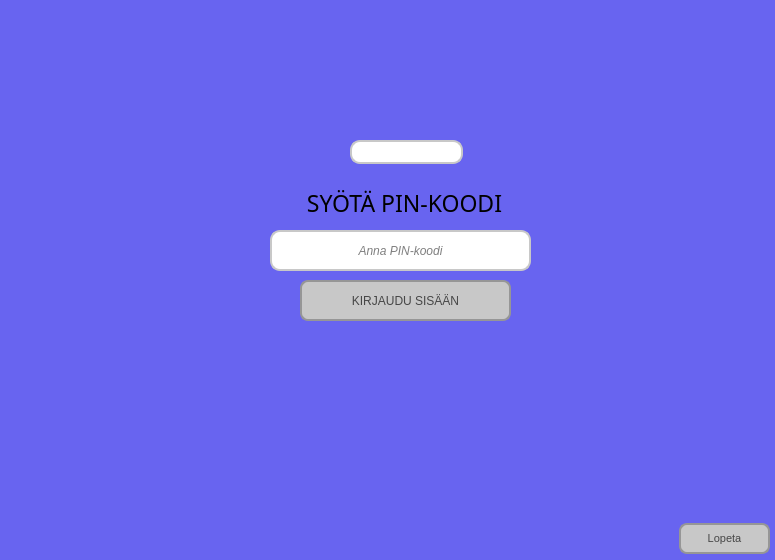
<?xml version="1.0" encoding="UTF-8"?>
<ui version="4.0">
 <class>Login</class>
 <widget class="QDialog" name="Login">
  <property name="geometry">
   <rect>
    <x>0</x>
    <y>0</y>
    <width>775</width>
    <height>560</height>
   </rect>
  </property>
  <property name="palette">
   <palette>
    <active>
     <colorrole role="WindowText">
      <brush brushstyle="SolidPattern">
       <color alpha="255">
        <red>0</red>
        <green>0</green>
        <blue>0</blue>
       </color>
      </brush>
     </colorrole>
     <colorrole role="Button">
      <brush brushstyle="SolidPattern">
       <color alpha="255">
        <red>255</red>
        <green>255</green>
        <blue>255</blue>
       </color>
      </brush>
     </colorrole>
     <colorrole role="Light">
      <brush brushstyle="SolidPattern">
       <color alpha="255">
        <red>212</red>
        <green>211</green>
        <blue>255</blue>
       </color>
      </brush>
     </colorrole>
     <colorrole role="Midlight">
      <brush brushstyle="SolidPattern">
       <color alpha="255">
        <red>158</red>
        <green>155</green>
        <blue>247</blue>
       </color>
      </brush>
     </colorrole>
     <colorrole role="Dark">
      <brush brushstyle="SolidPattern">
       <color alpha="255">
        <red>52</red>
        <green>50</green>
        <blue>120</blue>
       </color>
      </brush>
     </colorrole>
     <colorrole role="Mid">
      <brush brushstyle="SolidPattern">
       <color alpha="255">
        <red>69</red>
        <green>67</green>
        <blue>160</blue>
       </color>
      </brush>
     </colorrole>
     <colorrole role="Text">
      <brush brushstyle="SolidPattern">
       <color alpha="255">
        <red>0</red>
        <green>0</green>
        <blue>0</blue>
       </color>
      </brush>
     </colorrole>
     <colorrole role="BrightText">
      <brush brushstyle="SolidPattern">
       <color alpha="255">
        <red>255</red>
        <green>255</green>
        <blue>255</blue>
       </color>
      </brush>
     </colorrole>
     <colorrole role="ButtonText">
      <brush brushstyle="SolidPattern">
       <color alpha="255">
        <red>0</red>
        <green>0</green>
        <blue>0</blue>
       </color>
      </brush>
     </colorrole>
     <colorrole role="Base">
      <brush brushstyle="SolidPattern">
       <color alpha="255">
        <red>255</red>
        <green>255</green>
        <blue>255</blue>
       </color>
      </brush>
     </colorrole>
     <colorrole role="Window">
      <brush brushstyle="SolidPattern">
       <color alpha="255">
        <red>104</red>
        <green>100</green>
        <blue>240</blue>
       </color>
      </brush>
     </colorrole>
     <colorrole role="Shadow">
      <brush brushstyle="SolidPattern">
       <color alpha="255">
        <red>0</red>
        <green>0</green>
        <blue>0</blue>
       </color>
      </brush>
     </colorrole>
     <colorrole role="AlternateBase">
      <brush brushstyle="SolidPattern">
       <color alpha="255">
        <red>179</red>
        <green>177</green>
        <blue>247</blue>
       </color>
      </brush>
     </colorrole>
     <colorrole role="ToolTipBase">
      <brush brushstyle="SolidPattern">
       <color alpha="255">
        <red>255</red>
        <green>255</green>
        <blue>220</blue>
       </color>
      </brush>
     </colorrole>
     <colorrole role="ToolTipText">
      <brush brushstyle="SolidPattern">
       <color alpha="255">
        <red>0</red>
        <green>0</green>
        <blue>0</blue>
       </color>
      </brush>
     </colorrole>
     <colorrole role="PlaceholderText">
      <brush brushstyle="SolidPattern">
       <color alpha="127">
        <red>0</red>
        <green>0</green>
        <blue>0</blue>
       </color>
      </brush>
     </colorrole>
     <colorrole role="Accent">
      <brush brushstyle="SolidPattern">
       <color alpha="255">
        <red>255</red>
        <green>255</green>
        <blue>255</blue>
       </color>
      </brush>
     </colorrole>
    </active>
    <inactive>
     <colorrole role="WindowText">
      <brush brushstyle="SolidPattern">
       <color alpha="255">
        <red>0</red>
        <green>0</green>
        <blue>0</blue>
       </color>
      </brush>
     </colorrole>
     <colorrole role="Button">
      <brush brushstyle="SolidPattern">
       <color alpha="255">
        <red>104</red>
        <green>100</green>
        <blue>240</blue>
       </color>
      </brush>
     </colorrole>
     <colorrole role="Light">
      <brush brushstyle="SolidPattern">
       <color alpha="255">
        <red>212</red>
        <green>211</green>
        <blue>255</blue>
       </color>
      </brush>
     </colorrole>
     <colorrole role="Midlight">
      <brush brushstyle="SolidPattern">
       <color alpha="255">
        <red>158</red>
        <green>155</green>
        <blue>247</blue>
       </color>
      </brush>
     </colorrole>
     <colorrole role="Dark">
      <brush brushstyle="SolidPattern">
       <color alpha="255">
        <red>52</red>
        <green>50</green>
        <blue>120</blue>
       </color>
      </brush>
     </colorrole>
     <colorrole role="Mid">
      <brush brushstyle="SolidPattern">
       <color alpha="255">
        <red>69</red>
        <green>67</green>
        <blue>160</blue>
       </color>
      </brush>
     </colorrole>
     <colorrole role="Text">
      <brush brushstyle="SolidPattern">
       <color alpha="255">
        <red>0</red>
        <green>0</green>
        <blue>0</blue>
       </color>
      </brush>
     </colorrole>
     <colorrole role="BrightText">
      <brush brushstyle="SolidPattern">
       <color alpha="255">
        <red>255</red>
        <green>255</green>
        <blue>255</blue>
       </color>
      </brush>
     </colorrole>
     <colorrole role="ButtonText">
      <brush brushstyle="SolidPattern">
       <color alpha="255">
        <red>0</red>
        <green>0</green>
        <blue>0</blue>
       </color>
      </brush>
     </colorrole>
     <colorrole role="Base">
      <brush brushstyle="SolidPattern">
       <color alpha="255">
        <red>255</red>
        <green>255</green>
        <blue>255</blue>
       </color>
      </brush>
     </colorrole>
     <colorrole role="Window">
      <brush brushstyle="SolidPattern">
       <color alpha="255">
        <red>104</red>
        <green>100</green>
        <blue>240</blue>
       </color>
      </brush>
     </colorrole>
     <colorrole role="Shadow">
      <brush brushstyle="SolidPattern">
       <color alpha="255">
        <red>0</red>
        <green>0</green>
        <blue>0</blue>
       </color>
      </brush>
     </colorrole>
     <colorrole role="AlternateBase">
      <brush brushstyle="SolidPattern">
       <color alpha="255">
        <red>179</red>
        <green>177</green>
        <blue>247</blue>
       </color>
      </brush>
     </colorrole>
     <colorrole role="ToolTipBase">
      <brush brushstyle="SolidPattern">
       <color alpha="255">
        <red>255</red>
        <green>255</green>
        <blue>220</blue>
       </color>
      </brush>
     </colorrole>
     <colorrole role="ToolTipText">
      <brush brushstyle="SolidPattern">
       <color alpha="255">
        <red>0</red>
        <green>0</green>
        <blue>0</blue>
       </color>
      </brush>
     </colorrole>
     <colorrole role="PlaceholderText">
      <brush brushstyle="SolidPattern">
       <color alpha="127">
        <red>0</red>
        <green>0</green>
        <blue>0</blue>
       </color>
      </brush>
     </colorrole>
     <colorrole role="Accent">
      <brush brushstyle="SolidPattern">
       <color alpha="255">
        <red>255</red>
        <green>255</green>
        <blue>255</blue>
       </color>
      </brush>
     </colorrole>
    </inactive>
    <disabled>
     <colorrole role="WindowText">
      <brush brushstyle="SolidPattern">
       <color alpha="255">
        <red>52</red>
        <green>50</green>
        <blue>120</blue>
       </color>
      </brush>
     </colorrole>
     <colorrole role="Button">
      <brush brushstyle="SolidPattern">
       <color alpha="255">
        <red>104</red>
        <green>100</green>
        <blue>240</blue>
       </color>
      </brush>
     </colorrole>
     <colorrole role="Light">
      <brush brushstyle="SolidPattern">
       <color alpha="255">
        <red>212</red>
        <green>211</green>
        <blue>255</blue>
       </color>
      </brush>
     </colorrole>
     <colorrole role="Midlight">
      <brush brushstyle="SolidPattern">
       <color alpha="255">
        <red>158</red>
        <green>155</green>
        <blue>247</blue>
       </color>
      </brush>
     </colorrole>
     <colorrole role="Dark">
      <brush brushstyle="SolidPattern">
       <color alpha="255">
        <red>52</red>
        <green>50</green>
        <blue>120</blue>
       </color>
      </brush>
     </colorrole>
     <colorrole role="Mid">
      <brush brushstyle="SolidPattern">
       <color alpha="255">
        <red>69</red>
        <green>67</green>
        <blue>160</blue>
       </color>
      </brush>
     </colorrole>
     <colorrole role="Text">
      <brush brushstyle="SolidPattern">
       <color alpha="255">
        <red>52</red>
        <green>50</green>
        <blue>120</blue>
       </color>
      </brush>
     </colorrole>
     <colorrole role="BrightText">
      <brush brushstyle="SolidPattern">
       <color alpha="255">
        <red>255</red>
        <green>255</green>
        <blue>255</blue>
       </color>
      </brush>
     </colorrole>
     <colorrole role="ButtonText">
      <brush brushstyle="SolidPattern">
       <color alpha="255">
        <red>52</red>
        <green>50</green>
        <blue>120</blue>
       </color>
      </brush>
     </colorrole>
     <colorrole role="Base">
      <brush brushstyle="SolidPattern">
       <color alpha="255">
        <red>104</red>
        <green>100</green>
        <blue>240</blue>
       </color>
      </brush>
     </colorrole>
     <colorrole role="Window">
      <brush brushstyle="SolidPattern">
       <color alpha="255">
        <red>104</red>
        <green>100</green>
        <blue>240</blue>
       </color>
      </brush>
     </colorrole>
     <colorrole role="Shadow">
      <brush brushstyle="SolidPattern">
       <color alpha="255">
        <red>0</red>
        <green>0</green>
        <blue>0</blue>
       </color>
      </brush>
     </colorrole>
     <colorrole role="AlternateBase">
      <brush brushstyle="SolidPattern">
       <color alpha="255">
        <red>104</red>
        <green>100</green>
        <blue>240</blue>
       </color>
      </brush>
     </colorrole>
     <colorrole role="ToolTipBase">
      <brush brushstyle="SolidPattern">
       <color alpha="255">
        <red>255</red>
        <green>255</green>
        <blue>220</blue>
       </color>
      </brush>
     </colorrole>
     <colorrole role="ToolTipText">
      <brush brushstyle="SolidPattern">
       <color alpha="255">
        <red>0</red>
        <green>0</green>
        <blue>0</blue>
       </color>
      </brush>
     </colorrole>
     <colorrole role="PlaceholderText">
      <brush brushstyle="SolidPattern">
       <color alpha="127">
        <red>52</red>
        <green>50</green>
        <blue>120</blue>
       </color>
      </brush>
     </colorrole>
     <colorrole role="Accent">
      <brush brushstyle="SolidPattern">
       <color alpha="255">
        <red>166</red>
        <green>163</green>
        <blue>255</blue>
       </color>
      </brush>
     </colorrole>
    </disabled>
   </palette>
  </property>
  <property name="font">
   <font>
    <bold>false</bold>
   </font>
  </property>
  <property name="windowTitle">
   <string>Dialog</string>
  </property>
  <property name="styleSheet">
   <string notr="true">QPushButton {
    background-color: rgb(135, 203, 185); /* Napin taustaväri */
    border: 2px solid rgb(135, 203, 185); /* Napin reunuksen väri */
    border-radius: 10px; /* Pyöristetyt kulmat */
    color: rgb(255, 255, 255); /* Tekstin väri */
    padding: 5px 10px; /* Napin sisennys */
}

QPushButton:hover {
    background-color: rgb(173, 228, 209); /* Napin taustaväri, kun hiiren kursori on päällä */
    border: 2px solid rgb(173, 228, 209); /* Napin reunuksen väri, kun hiiren kursori on päällä */
}

</string>
  </property>
  <property name="windowFilePath">
   <string>0</string>
  </property>
  <widget class="QPushButton" name="pushButtonLeave">
   <property name="geometry">
    <rect>
     <x>679</x>
     <y>523</y>
     <width>91</width>
     <height>31</height>
    </rect>
   </property>
   <property name="font">
    <font>
     <pointsize>8</pointsize>
     <bold>false</bold>
    </font>
   </property>
   <property name="styleSheet">
    <string notr="true">QPushButton {
    background-color: rgb(200, 200, 200); 
    border: 2px solid rgb(150, 150, 150); 
    border-radius: 8px;
    color: rgb(70, 70, 70); 
    padding: 8px 16px;
}</string>
   </property>
   <property name="text">
    <string>Lopeta</string>
   </property>
  </widget>
  <widget class="QPushButton" name="pushButtonLogin">
   <property name="geometry">
    <rect>
     <x>300</x>
     <y>280</y>
     <width>211</width>
     <height>41</height>
    </rect>
   </property>
   <property name="styleSheet">
    <string notr="true">QPushButton {
    background-color: rgb(200, 200, 200);
    border: 2px solid rgb(150, 150, 150); 
    border-radius: 8px; 
    color: rgb(70, 70, 70); 
    padding: 8px 16px;
}

QPushButton:hover {
    background-color: rgb(180, 180, 180); 
    border: 2px solid rgb(120, 120, 120); 
}
</string>
   </property>
   <property name="text">
    <string>KIRJAUDU SISÄÄN</string>
   </property>
   <property name="checkable">
    <bool>false</bool>
   </property>
  </widget>
  <widget class="QLineEdit" name="lineEditPinNumber">
   <property name="geometry">
    <rect>
     <x>270</x>
     <y>230</y>
     <width>261</width>
     <height>41</height>
    </rect>
   </property>
   <property name="font">
    <font>
     <italic>true</italic>
     <bold>false</bold>
    </font>
   </property>
   <property name="layoutDirection">
    <enum>Qt::LeftToRight</enum>
   </property>
   <property name="styleSheet">
    <string notr="true">QLineEdit {
    background-color: rgb(255,255,255);
    border: 2px solid rgb(200, 200, 200);
    border-radius: 10px;
}
</string>
   </property>
   <property name="text">
    <string/>
   </property>
   <property name="echoMode">
    <enum>QLineEdit::Normal</enum>
   </property>
   <property name="alignment">
    <set>Qt::AlignCenter</set>
   </property>
   <property name="dragEnabled">
    <bool>false</bool>
   </property>
   <property name="placeholderText">
    <string>Anna PIN-koodi</string>
   </property>
   <property name="clearButtonEnabled">
    <bool>false</bool>
   </property>
  </widget>
  <widget class="QLabel" name="labelPinNumber">
   <property name="geometry">
    <rect>
     <x>290</x>
     <y>170</y>
     <width>229</width>
     <height>49</height>
    </rect>
   </property>
   <property name="font">
    <font>
     <family>Segoe UI Variable Display Semib</family>
     <pointsize>17</pointsize>
     <bold>false</bold>
    </font>
   </property>
   <property name="text">
    <string>SYÖTÄ PIN-KOODI</string>
   </property>
   <property name="alignment">
    <set>Qt::AlignBottom|Qt::AlignHCenter</set>
   </property>
  </widget>
  <widget class="QLineEdit" name="lineEditCardInfo">
   <property name="geometry">
    <rect>
     <x>350</x>
     <y>140</y>
     <width>113</width>
     <height>24</height>
    </rect>
   </property>
   <property name="styleSheet">
    <string notr="true">QLineEdit {
    background-color: rgb(255,255,255);
    border: 2px solid rgb(200, 200, 200);
    border-radius: 10px;
}
</string>
   </property>
  </widget>
 </widget>
 <resources/>
 <connections/>
</ui>
